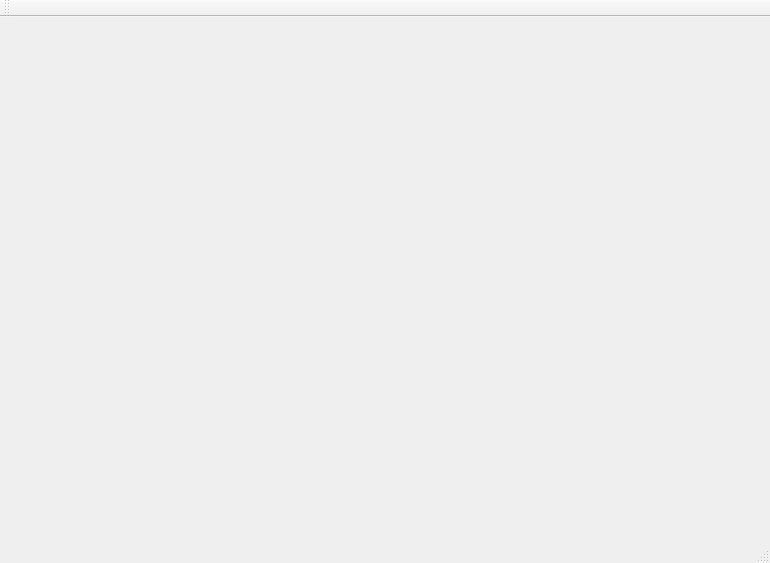
<?xml version="1.0" encoding="UTF-8"?>
<ui version="4.0">
 <class>Test_axwidgetClass</class>
 <widget class="QMainWindow" name="Test_axwidgetClass">
  <property name="geometry">
   <rect>
    <x>0</x>
    <y>0</y>
    <width>770</width>
    <height>563</height>
   </rect>
  </property>
  <property name="windowTitle">
   <string>Test_axwidget</string>
  </property>
  <widget class="QWidget" name="centralWidget">
   <layout class="QHBoxLayout" name="horizontalLayout"/>
  </widget>
  <widget class="QMenuBar" name="menuBar">
   <property name="geometry">
    <rect>
     <x>0</x>
     <y>0</y>
     <width>770</width>
     <height>23</height>
    </rect>
   </property>
  </widget>
  <widget class="QToolBar" name="mainToolBar">
   <attribute name="toolBarArea">
    <enum>TopToolBarArea</enum>
   </attribute>
   <attribute name="toolBarBreak">
    <bool>false</bool>
   </attribute>
  </widget>
  <widget class="QStatusBar" name="statusBar"/>
 </widget>
 <layoutdefault spacing="6" margin="11"/>
 <resources>
  <include location="test_axwidget.qrc"/>
 </resources>
 <connections/>
</ui>
